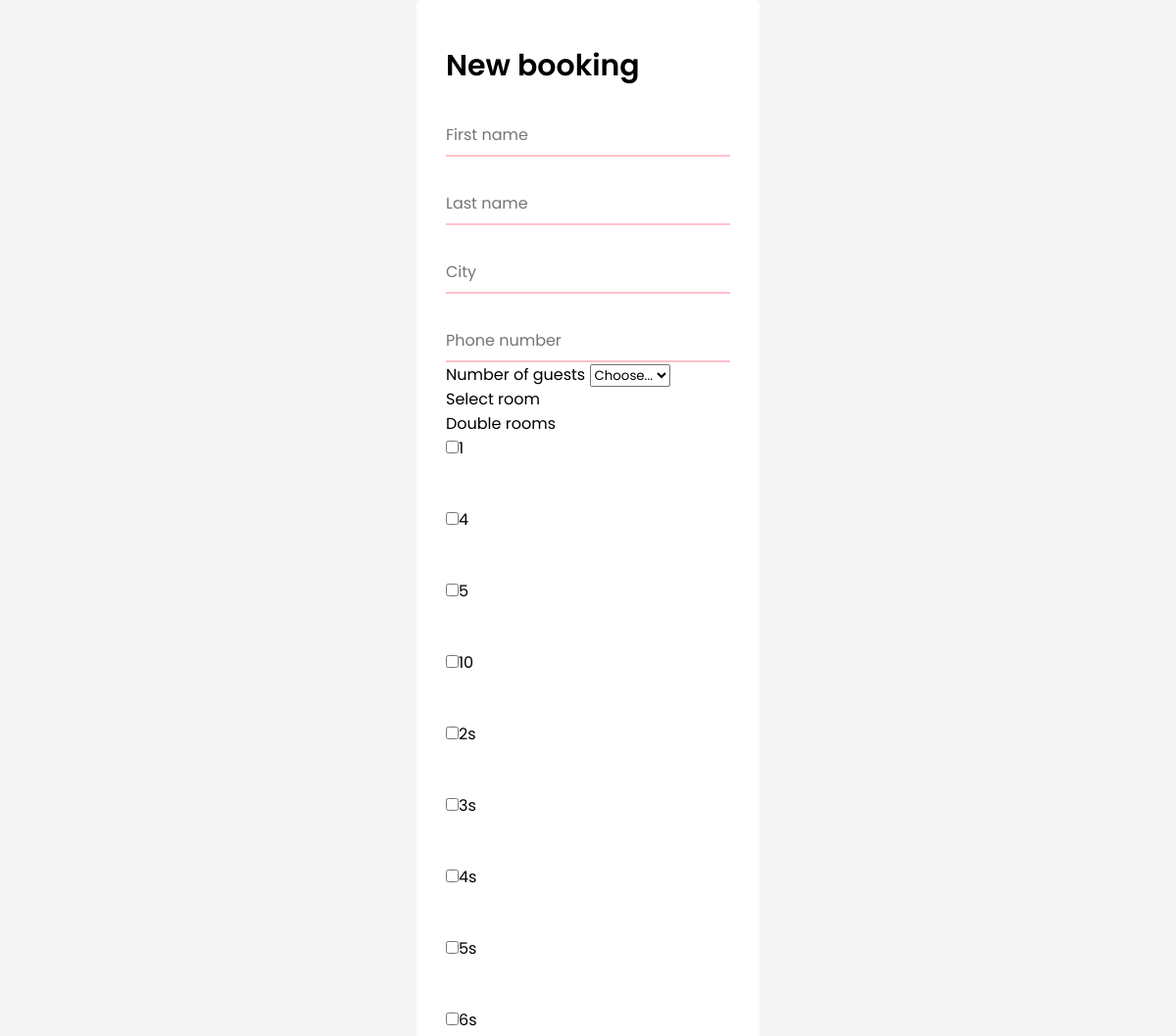
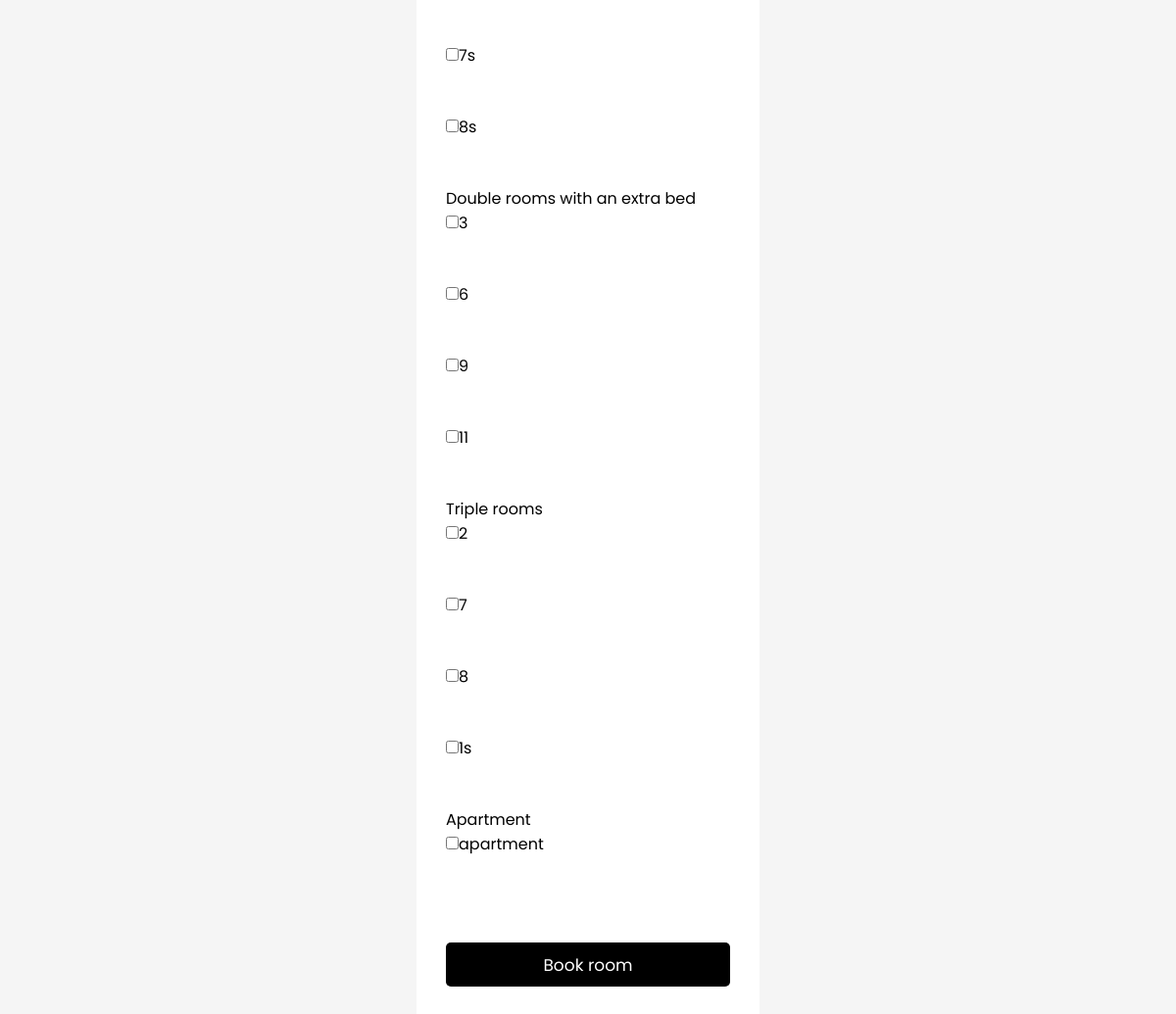
Screenshot of /make_booking (signed in) with the database file from the repository (2 pictures, top to bottom).
### tables this page shows
CREATE TABLE room_type (
id integer primary key,
room_type text not null
);

CREATE TABLE "rooms" (
	"id"	INTEGER,
	"room_number"	TEXT,
	"room_type_id"	INTEGER,
	PRIMARY KEY("id")
);

### app.py (the view, shortened to what this page needs)
@app.route("/make_booking", methods=['GET', 'POST'])
@login_required
def make_booking():
    if request.method == "GET":
        room_type_rows = query_db("SELECT * FROM room_type")
        room_number_rows = query_db("SELECT * FROM rooms")
        return render_template("make_booking.html", room_type_rows=room_type_rows, room_number_rows=room_number_rows)

### app.py (called while the page is built)
def get_db():
    db = getattr(g, '_database', None)
    if db is None:
        db = g._database = sqlite3.connect(DATABASE)
    return db

@app.teardown_appcontext
def close_connection(exception):
    db = getattr(g, '_database', None)
    if db is not None:
        db.close()

def query_db(query, args=(), one=False):
    cur = get_db().cursor()
    cur = cur.execute(query, args)
    rv = cur.fetchall()
    cur.close()
    return (rv[0] if rv else None) if one else rv

def login_required(f):
    @wraps(f)
    def decorated_function(*args, **kwargs):
        if session.get("user_id") is None:
            return redirect("/login")
        return f(*args, **kwargs)
    return decorated_function

### templates/make_booking.html (shortened to what this page needs)
{% extends "layout.html" %}
{% block main %}
<div class="container">
    <form action="/make_booking" method="post">
        <div class="title">New booking</div>
        <div class="input-box underline">
            <input name="first_name" type="text" placeholder="First name" required>
        </div>
        <div class="input-box">
            <input name="last_name" type="text" placeholder="Last name" required>
        </div>
        <div class="input-box">
            <input name="city" type="text" placeholder="City" required>
        </div>
        <div class="input-box">
            <input name="phone" type="tel" placeholder="Phone number" required>
        </div>
        <div>
            <label class="titles">Number of guests</label>
            <select name="number_of_guests">
                <option selected disabled value="">Choose...</option>
            </select>
        </div>
        <div>
            <label class="titles">Select room</label>
            <ul style="list-style: none;">
                {% for room_type in room_type_rows %}
                <li>
                    {{ room_type[1] }}<br>
                    {% for room_number in room_number_rows %}
                        {% if room_type[0] == room_number[2] %}
                            <input onclick="checkbox_checked()" name="rooms" type="checkbox" value="{{ room_number[0] }}" id="checkbox_{{ room_number[0] }}">{{ room_number[1] }}</input>
                            <div class="check">
                            </div>
                            <div class="check">
                            </div>
                        {% endif %}
                    {% endfor %}
                </li>
                {% endfor %}
            </ul>
        </div>
        <div class="input-box button">
            <input type="submit" name="" value="Book room">
        </div>
    </form>
</div>
{% endblock %}

### templates/layout.html (shortened to what this page needs)
<html lang="en">
    <head>
        <link rel="stylesheet" type="text/css" href="{{ url_for('static', filename='login.css') }}">
    </head>
    <body>
        <main>
            {% block main %}{% endblock %}
        </main>
    </body>
</html>

### static/login.css (style rules this page uses)
* { margin: 0; padding: 0; box-sizing: border-box; font-family: 'Poppins',sans-serif; }
html, body { display: grid; height: 100vh; width: 100%; place-items: center; background: whitesmoke; }
.container { background: #fff; max-width: 350px; width: 100%; padding: 25px 30px; border-radius: 5px; }
.container form .title { font-size: 30px; font-weight: 600; margin: 20px 0 10px 0; position: relative; }
.container form .input-box { width: 100%; height: 45px; margin-top: 25px; position: relative; }
.container form .input-box input { width: 100%; height: 100%; outline: none; font-size: 16px; border: none; }
.container form .underline::before { content: ''; position: absolute; height: 2px; width: 100%; background: #ccc; left: 0; bottom: 0; }
.container form .underline::after { content: ''; position: absolute; height: 2px; width: 100%; background: pink; left: 0; bottom: 0; }
.container form .button { margin: 40px 0 20px 0; }
.container .input-box input[type="submit"] { background: black; font-size: 17px; color: #fff; border-radius: 5px; cursor: pointer; }

### rows the page displays
room_type: room_type "Double rooms"
rooms: room_number "1"
rooms: room_number "4"
rooms: room_number "5"
rooms: room_number "10"
rooms: room_number "2s"
rooms: room_number "3s"
rooms: room_number "4s"
rooms: room_number "5s"
rooms: room_number "6s"
rooms: room_number "7s"
rooms: room_number "8s"
room_type: room_type "Double rooms with an extra bed"
rooms: room_number "3"
rooms: room_number "6"
rooms: room_number "9"
rooms: room_number "11"
room_type: room_type "Triple rooms"
rooms: room_number "2"
rooms: room_number "7"
rooms: room_number "8"
rooms: room_number "1s"
room_type: room_type "Apartment"
rooms: room_number "apartment"
